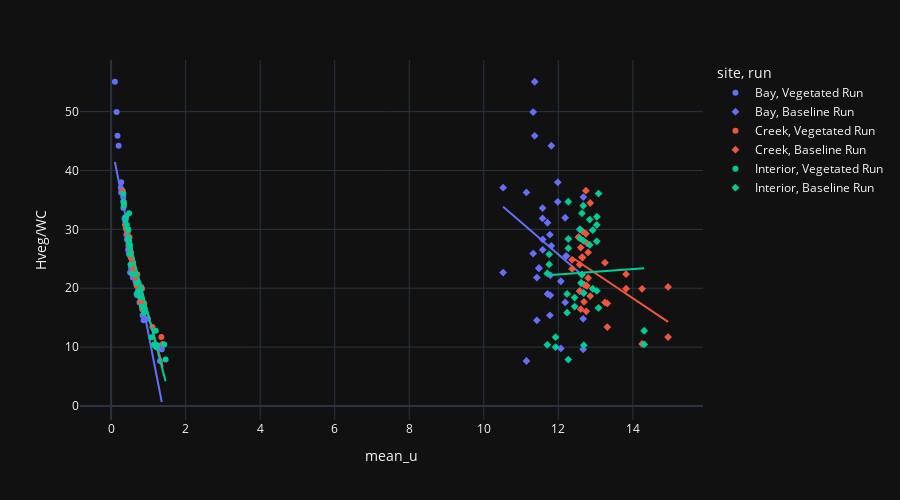

This figure's notebook cell:
### Code cell
fig = px.scatter(dff, x='mean_u', y='Hveg/WC', symbol='run', color='site', trendline='ols', template='plotly_dark')
#fig = px.scatter(base_df, x='mean_u', y='Hveg/WC', symbol='site', color='site')
fig.update_layout(
    height=500,
    autosize=True,)
fig.show()
